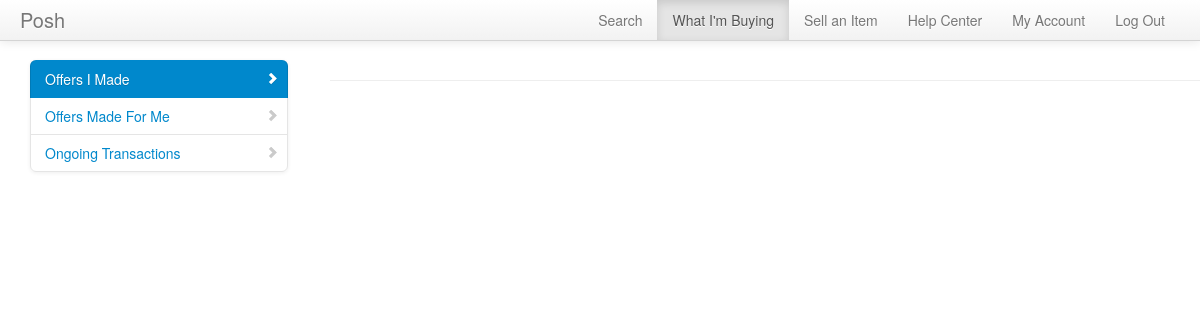
Page /manageoffers/listoffersbyme.php (signed in) on the earlier database version.
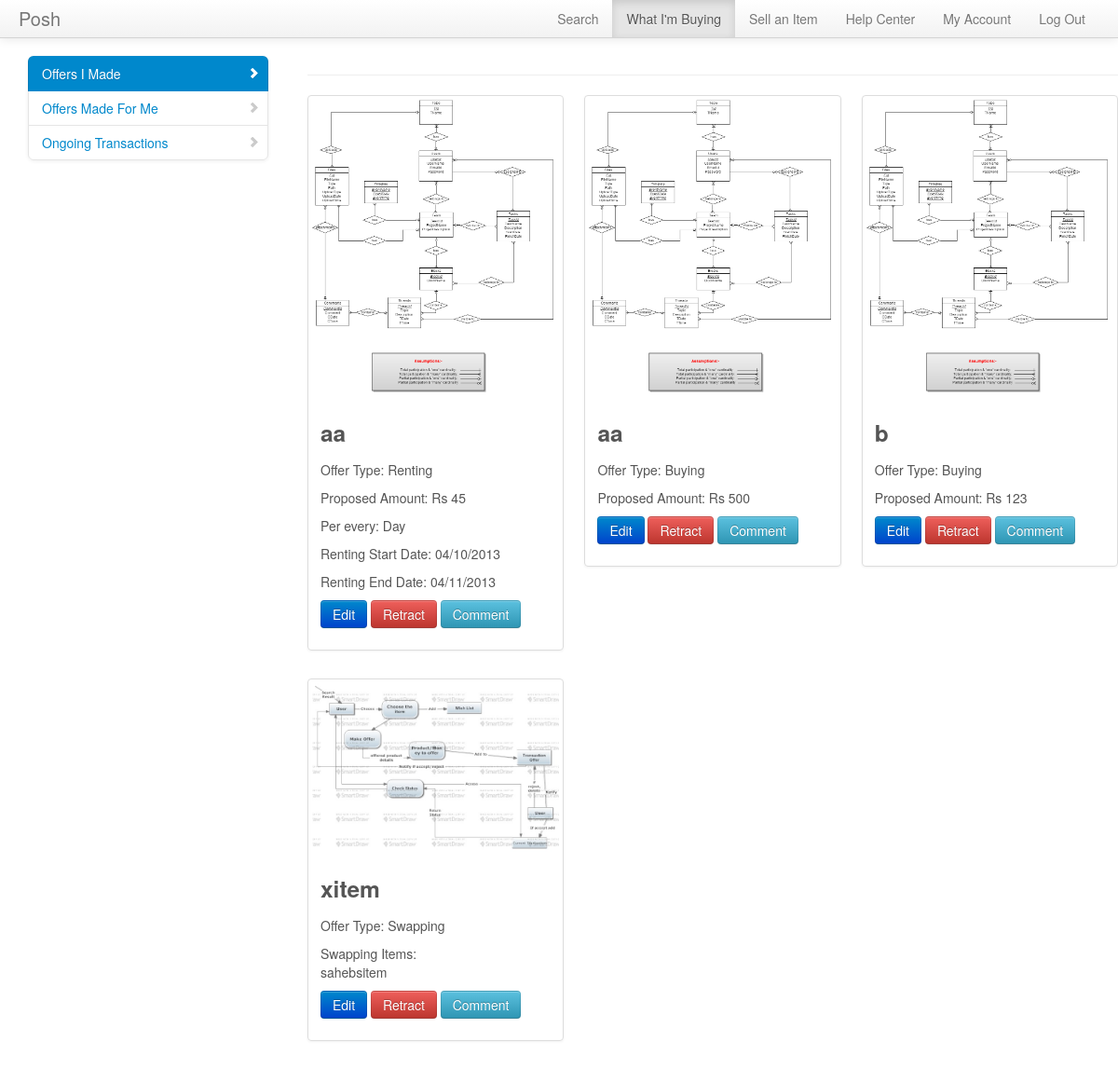
Same page on the later database version.
### tables this page shows
CREATE TABLE IF NOT EXISTS `offerdetails` (
  `offerid` int(10) NOT NULL AUTO_INCREMENT,
  `buyer` varchar(20) NOT NULL,
  `seller` varchar(20) NOT NULL,
  `ssr` varchar(10) NOT NULL,
  `sellingitem` int(10) NOT NULL,
  `offereditem1` int(10) DEFAULT NULL,
  `offereditem2` int(10) DEFAULT NULL,
  `offereditem3` int(10) DEFAULT NULL,
  `offereditem4` int(10) DEFAULT NULL,
  `cash` int(10) DEFAULT NULL,
  `timestamp` timestamp NOT NULL DEFAULT CURRENT_TIMESTAMP,
  `accepted` int(3) DEFAULT '0',
  PRIMARY KEY (`offerid`),
  KEY `seller` (`seller`),
  KEY `offereditem1` (`offereditem1`),
  KEY `offereditem2` (`offereditem2`),
  KEY `offereditem3` (`offereditem3`),
  KEY `offereditem4` (`offereditem4`),
  KEY `sellingitem` (`sellingitem`),
  KEY `buyer` (`buyer`)
);

CREATE TABLE IF NOT EXISTS `inventory` (
  `itemid` int(10) NOT NULL AUTO_INCREMENT,
  `owner` varchar(20) NOT NULL,
  `itemname` varchar(40) NOT NULL,
  `category` varchar(40) NOT NULL,
  `addedon` timestamp NOT NULL DEFAULT CURRENT_TIMESTAMP,
  `pricetag` int(10) NOT NULL,
  `description` varchar(500) NOT NULL,
  `condition` varchar(20) NOT NULL,
  `image` varchar(30) DEFAULT NULL,
  PRIMARY KEY (`itemid`),
  KEY `owner` (`owner`)
);

CREATE TABLE IF NOT EXISTS `rentdetails` (
  `offerid` int(10) NOT NULL,
  `startdate` varchar(20) NOT NULL,
  `enddate` varchar(20) NOT NULL,
  `amount` int(10) NOT NULL,
  `per` varchar(10) NOT NULL
);

### meekrodb.2.1.class.php (called while the page is built, shortened)
<?php
class DB {
  protected static $mdb = null;
  public static function getMDB() {
    $mdb = DB::$mdb;
    if ($mdb === null) {
      $mdb = DB::$mdb = new MeekroDB();
    }
    return $mdb;
  }
  public static function query() { $args = func_get_args(); return call_user_func_array(array(DB::getMDB(), 'query'), $args); }
}
class MeekroDB {
  public $dbName = '';
  public $user = '';
  public $password = '';
  public $host = 'localhost';
  public $port = null;
  public $encoding = 'latin1';
  public $queryMode = 'queryAllRows';
  public $param_char = '%';
  public $named_param_seperator = '_';
  public $internal_mysql = null;
  public function __construct($host=null, $user=null, $password=null, $dbName=null, $port=null, $encoding=null) {
    if ($host === null) $host = DB::$host;
    if ($user === null) $user = DB::$user;
    if ($password === null) $password = DB::$password;
    if ($dbName === null) $dbName = DB::$dbName;
    if ($port === null) $port = DB::$port;
    if ($encoding === null) $encoding = DB::$encoding;
    $this->host = $host;
    $this->user = $user;
    $this->password = $password;
    $this->dbName = $dbName;
    $this->port = $port;
    $this->encoding = $encoding;
  }
  public function get() {
    $mysql = $this->internal_mysql;
    if ($mysql == null) {
      if (! $this->port) $this->port = ini_get('mysqli.default_port');
      $mysql = new mysqli($this->host, $this->user, $this->password, $this->dbName, $this->port);
      $mysql->set_charset($this->encoding);
      $this->internal_mysql = $mysql;
    }
    return $mysql;
  }
  public function escape($str) {
    $db = $this->get();
    return $db->real_escape_string($str);
  }
  protected function prependCall($function, $args, $prepend) {
    array_unshift($args, $prepend);
    return call_user_func_array($function, $args);
  }
  protected function wrapStr($strOrArray, $wrapChar, $escape = false) {
    if (! is_array($strOrArray)) {
      if ($escape) return $wrapChar . $this->escape($strOrArray) . $wrapChar;
      else return $wrapChar . $strOrArray . $wrapChar;
    } else {
      $R = array();
      foreach ($strOrArray as $element) {
        $R[] = $this->wrapStr($element, $wrapChar, $escape);
      }
      return $R;
    }
  }
  public function parseQueryParamsNew() {
    $args = func_get_args();
    $sql = array_shift($args);
    $args_all = $args;
    $posList = array();
    $pos_adj = 0;
    $param_char_length = strlen($this->param_char);
    $named_seperator_length = strlen($this->named_param_seperator);
    $types = array(
      $this->param_char . 'll',
      $this->param_char . 'ls',
      $this->param_char . 'l',
      $this->param_char . 'li',
      $this->param_char . 'ld',
      $this->param_char . 'lb',
      $this->param_char . 's',
      $this->param_char . 'i',
      $this->param_char . 'd',
      $this->param_char . 'b',
      $this->param_char . 'ss'
    );
    foreach ($types as $type) {
      $lastPos = 0;
      while (($pos = strpos($sql, $type, $lastPos)) !== false) {
        $lastPos = $pos + 1;
        $posList[$pos] = $type;
      }
    }
    ksort($posList);
    foreach ($posList as $pos => $type) {
      $type = substr($type, $param_char_length);
      $length_type = strlen($type) + $param_char_length;
      $new_pos = $pos + $pos_adj;
      $new_pos_back = $new_pos + $length_type;
      if ($arg_number_length = strspn($sql, '0123456789', $new_pos_back)) {
        $arg_number = substr($sql, $new_pos_back, $arg_number_length);
        if (! isset($args_all[$arg_number])) $this->nonSQLError("Non existent argument reference (arg $arg_number): $sql");
        $arg = $args_all[$arg_number];
      } else {
        $arg = array_shift($args);
      }
      if (in_array($type, array('s', 'i', 'd', 'b', 'l'))) {
        $array_type = false;
        $arg = array($arg);
        $type = 'l' . $type;
      } else if ($type == 'ss') {
        $result = "'%" . $this->escape(str_replace(array('%', '_'), array('\%', '\_'), $arg)) . "%'";
      } else {
        $array_type = true;
        if (! is_array($arg)) $this->nonSQLError("Badly formatted SQL query: $sql -- expecting array, but didn't get one!");
      }
      if ($type == 'ls') $result = $this->wrapStr($arg, "'", true);
      else if ($type == 'li') $result = array_map('intval', $arg);
      else if ($type == 'ld') $result = array_map('floatval', $arg);
      else if ($type == 'lb') $result = array_map(array($this, 'formatTableName'), $arg);
      else if ($type == 'll') $result = $arg;
      else if (! $result) $this->nonSQLError("Badly formatted SQL query: $sql");
      if (is_array($result)) {
        if (! $array_type) $result = $result[0];
        else $result = '(' . implode(',', $result) . ')';
      }
      $sql = substr_replace($sql, $result, $new_pos, $length_type + $arg_number_length);
      $pos_adj += strlen($result) - ($length_type + $arg_number_length);
    }
    return $sql;
  }
  public function parseQueryParams() {
    $args = func_get_args();
    if (is_string($args[1]) && preg_match('/^[is]+$/', $args[1]) && substr_count($args[0], '?') > 0)
      return call_user_func_array(array($this, 'parseQueryParamsOld'), $args);
    else
      return call_user_func_array(array($this, 'parseQueryParamsNew'), $args);
  }
  public function query() {
    $args = func_get_args();
    if ($this->queryMode == 'buffered' || $this->queryMode == 'unbuffered') {
      return $this->prependCall(array($this, 'queryHelper'), $args, $this->queryMode);
    } else {
      return call_user_func_array(array($this, 'queryAllRows'), $args);
    }
  }
  public function queryUnbuf() { $args = func_get_args(); return $this->prependCall(array($this, 'queryHelper'), $args, 'unbuffered'); }
  protected function queryHelper() {
    $args = func_get_args();
    $type = array_shift($args);
    $is_buffered = ($type == 'buffered');
    $is_null = ($type == 'null');
    $sql = call_user_func_array(array($this, 'parseQueryParams'), $args);
    $db = $this->get();
    $result = $db->query($sql, $is_buffered ? MYSQLI_STORE_RESULT : MYSQLI_USE_RESULT);
    return $result;
  }
  public function queryAllRows() {
    $args = func_get_args();
    $query = call_user_func_array(array($this, 'queryUnbuf'), $args);
    $result = $this->fetchAllRows($query);
    return $result;
  }
  protected function checkError() {
    return false;
  }
  public function fetchRow($result = null) {
    return $result->fetch_assoc();
  }
  public function fetchAllRows($result = null) {
    $A = array();
    while ($row = $this->fetchRow($result)) {
      $A[] = $row;
    }
    return $A;
  }
}
?>

### manageoffers/listoffersbyme.php (the view, shortened to what this page needs)
<!DOCTYPE html>
<html lang="en">
  <head>
    <link href="../bootstrap/css/bootstrap.css" rel="stylesheet">
	<link href="../bootstrap/css/docs.css" rel="stylesheet">
    <link href="../bootstrap/css/bootstrap-responsive.css" rel="stylesheet">
	</head>
	<body>
		<div class="navbar navbar-fixed-top">
			<div class="navbar-inner">
				<div class="container" style="width: auto; padding: 0 20px;">
					<a class="brand" href="#">Posh</a>
					<ul class="nav pull-right">
						<li><a href="../search/searchhome.php">Search</a></li>
						<li class="active"><a href="#">What I'm Buying</a></li>
						<li><a href="../inventory/viewitems.php">Sell an Item</a></li>
						<li><a href="#">Help Center</a></li>
						<li><a href="#">My Account</a></li>
						<li><a href="../login/logout.php">Log Out</a></li>
					</ul>
				</div>
			</div>
		</div>
		<div class="container" style="width: auto; padding: 20px 0px 0px 0px;">
			<div class="span3">
			<div class="row-fluid">
			<div class="bs-docs-sidebar">
				<ul class="nav nav-list bs-docs-sidenav">
					<li class="active"><a href=""><i class="icon-chevron-right"></i>Offers I Made</a></li>
					<li ><a href="listoffersforme.php"><i class="icon-chevron-right"></i>Offers Made For Me</a></li>
					<li><a href="../transactions/viewongoing.php"><i class="icon-chevron-right"></i>Ongoing Transactions</a></li>
				</ul>
			</div>
			</div>
			</div>
			<div class="span9">
			<?php
			$tbl_name = "offerdetails";
			$offers = DB::query("SELECT * FROM $tbl_name where buyer=%s",$_SESSION['username']);
			$counter = 0;
			echo '<hr>';
			echo '<div class="row-fluid">';
			echo '<ul class="thumbnails">';
			foreach($offers as $offer){
				if($offer['accepted']==0){
				$item = DB::query("SELECT * FROM inventory where itemid=%i",$offer['sellingitem']);
				$item = $item[0];
				if($item['owner']!=$_SESSION['username']){
					if($counter!=0 && $counter%3==0){
						echo '</ul>';
						echo '</div>';
						echo '<div class="row-fluid">';
						echo '<ul class="thumbnails">';
					}
						echo '<li class="span4">';
						echo '<div class="thumbnail">';
						echo '<img src="../upload/'.$item['image'].'" alt="">';
						echo '<div class="caption">';
						echo '<h3>'.$item['itemname'].'</h3>';
						if($offer['ssr']=='sell'){
							echo '<p>Offer Type: Buying </p>';
							echo '<p>Proposed Amount: Rs '.$offer['cash'].'</p>';
						}
						if($offer['ssr']=='rent'){
							echo '<p>Offer Type: Renting </p>';
							$rentdetails = DB::query("SELECT * FROM rentdetails where offerid=%i",$offer['offerid']);
							$rentdetails = $rentdetails[0];
							echo '<p>Proposed Amount: Rs '.$rentdetails['amount'].'<br>';
							echo '<p>Per every: '.$rentdetails['per'].'<br>';
							echo '<p>Renting Start Date: '.$rentdetails['startdate'].'<br>';
							echo '<p>Renting End Date: '.$rentdetails['enddate'].'</p>';
						}
						if($offer['ssr']=='swap'){
							echo '<p>Offer Type: Swapping </p>';
							echo '<p>Swapping Items: </br>';
							if($offer['offereditem1']!=''){
								$offereditem = DB::query("SELECT * FROM inventory where itemid=%i",$offer['offereditem1']);
								$offereditem = $offereditem[0];
								echo $offereditem['itemname'].'<br>';
							}
						}
						if($offer['ssr']=='rent')
						echo '<p><a href="editofferrent.php?offerid='.$offer['offerid'].'"> <button class="btn btn-primary">Edit</button></a>';
						if($offer['ssr']=='swap')
						echo '<p><a href="editofferswap.php?offerid='.$offer['offerid'].'"> <button class="btn btn-primary">Edit</button></a>';
						if($offer['ssr']=='sell')
						echo '<p><a href="editofferbuy.php?offerid='.$offer['offerid'].'"> <button class="btn btn-primary">Edit</button></a>';
						echo ' <button onclick="showConfirmation('.$offer['offerid'].')" class="btn btn-danger">Retract</button>';
						if($offer['ssr']=='rent')
						echo '<a href="viewcommentsrent.php?offerid='.$offer['offerid'].'"> <button class="btn btn-info">Comment</button></a>';
						if($offer['ssr']=='swap')
						echo '<a href="viewcommentsswap.php?offerid='.$offer['offerid'].'"> <button class="btn btn-info">Comment</button></a>';
						if($offer['ssr']=='sell')
						echo '<a href="viewcommentsbuy.php?offerid='.$offer['offerid'].'"> <button class="btn btn-info">Comment</button></a>';
						echo '</p>';
						echo '</div>';
						echo '</div>';
						echo '</li>';
						$counter=$counter+1;
					}
				}
			}
				echo '</ul>';
				echo '</div>';
				echo '</div>';
			?>
			</div>
  </body>
</html>

### manageoffers/listoffersbyme.php (style rules this page uses)
body { padding-top: 40px; }

Differences in the rows shown:
added offerdetails: sellingitem.image (picture), sellingitem.itemname "aa", rentdetails.amount "45", rentdetails.per "Day", rentdetails.startdate "04/10/2013", rentdetails.enddate "04/11/2013"
added offerdetails: sellingitem.image (picture), sellingitem.itemname "aa", cash "500"
added offerdetails: sellingitem.image (picture), sellingitem.itemname "b", cash "123"
added offerdetails: sellingitem.image (picture), sellingitem.itemname "xitem", offereditem1.itemname "sahebsitem"
